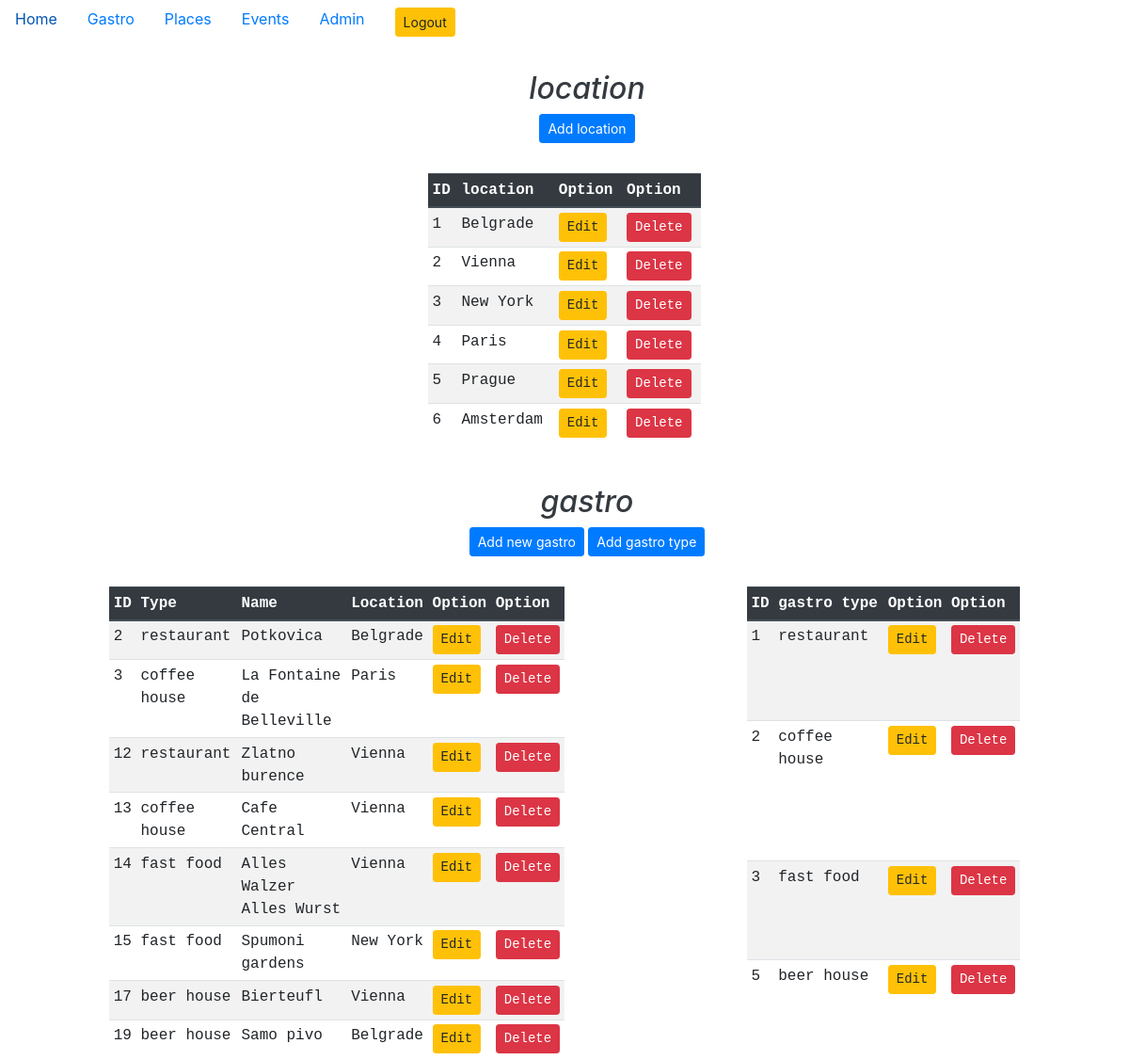
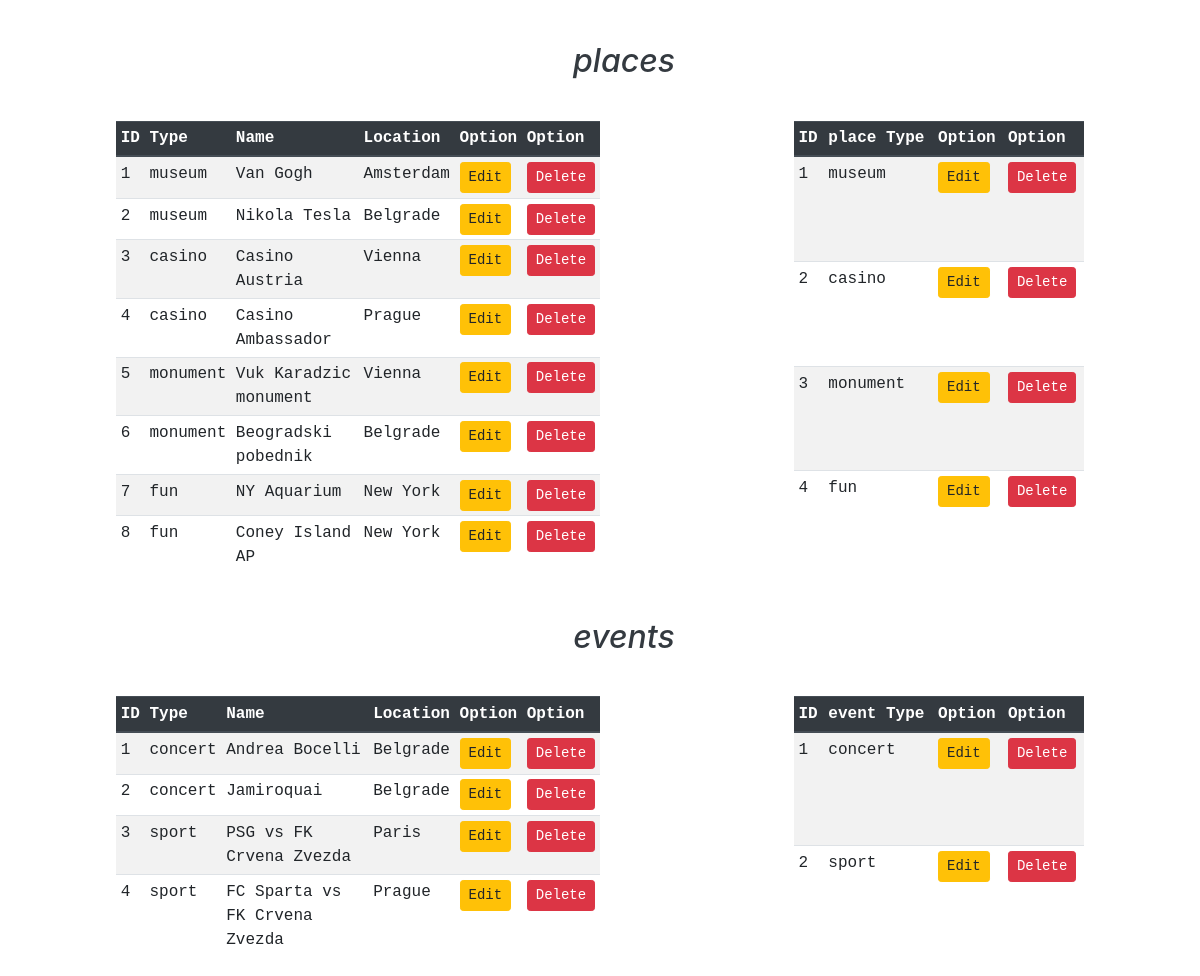
/admin.php (signed in), run on the app's committed database (2 pictures, top to bottom).
### tables this page shows
CREATE TABLE `location` (
  `locationId` smallint(3) NOT NULL,
  `location` varchar(30) DEFAULT NULL
);

CREATE TABLE `gastro` (
  `gastroId` smallint(3) NOT NULL,
  `gastroName` varchar(30) DEFAULT NULL,
  `description` varchar(300) DEFAULT NULL,
  `picture` varchar(200) DEFAULT NULL,
  `address` varchar(50) DEFAULT NULL,
  `phone` varchar(20) NOT NULL,
  `website` varchar(200) DEFAULT NULL,
  `googlemaps` varchar(1000) NOT NULL,
  `FK_location` smallint(3) DEFAULT NULL,
  `FK_gastrotype` smallint(3) DEFAULT NULL
);

CREATE TABLE `gastrotype` (
  `gastroTypeId` smallint(3) NOT NULL,
  `gastroType` varchar(30) DEFAULT NULL
);

CREATE TABLE `places` (
  `placeId` smallint(3) NOT NULL,
  `placeName` varchar(30) DEFAULT NULL,
  `description` varchar(300) DEFAULT NULL,
  `picture` varchar(200) DEFAULT NULL,
  `address` varchar(50) DEFAULT NULL,
  `website` varchar(100) DEFAULT NULL,
  `googlemaps` varchar(1000) NOT NULL,
  `FK_location` smallint(3) DEFAULT NULL,
  `FK_placestype` smallint(3) DEFAULT NULL
);

CREATE TABLE `placestype` (
  `placesTypeId` smallint(3) NOT NULL,
  `placesType` varchar(30) DEFAULT NULL
);

CREATE TABLE `evento` (
  `eventId` smallint(3) NOT NULL,
  `eventName` varchar(30) DEFAULT NULL,
  `description` varchar(300) DEFAULT NULL,
  `picture` varchar(100) DEFAULT NULL,
  `address` varchar(100) DEFAULT NULL,
  `website` varchar(30) DEFAULT NULL,
  `googlemaps` varchar(1000) NOT NULL,
  `eventDate` date DEFAULT NULL,
  `eventTime` time NOT NULL,
  `price` smallint(4) DEFAULT NULL,
  `FK_location` smallint(3) DEFAULT NULL,
  `FK_eventtype` smallint(3) DEFAULT NULL
);

CREATE TABLE `eventtype` (
  `eventtypeId` smallint(3) NOT NULL,
  `eventtype` varchar(30) DEFAULT NULL
);

### admin.php (the view, shortened to what this page needs)
<?php require_once 'actions/db_connect.php'; ?>
<!DOCTYPE html>
<html>
<head>
   <link rel="stylesheet"  href="https://stackpath.bootstrapcdn.com/bootstrap/4.3.1/css/bootstrap.min.css">
  <link rel="stylesheet"  href="https://stackpath.bootstrapcdn.com/bootstrap/4.3.1/css/bootstrap.min.css">
  <link rel="stylesheet" href="https://cdnjs.cloudflare.com/ajax/libs/font-awesome/4.7.0/css/font-awesome.min.css">
</head>
<body>
<nav class="nav">
  <a class="nav-link" href="home.php">Home</a>
  <a class="nav-link" href="gastro.php">Gastro</a>
  <a class="nav-link" href="places.php">Places</a>
  <a class="nav-link" href="events.php">Events</a>
  <a class="nav-link" href="admin.php">Admin</a>
  <a class="nav-link" href= "logout.php?logout"><button class='btn btn-sm btn-warning mb' type="button" >Logout</button></a>
</nav>
<div class="container-fluid">
   <section class="row d-flex justify-content-around m-1">
  <div class="col-12 m-4 text-dark text-center">
      <div class="h2"><em>location</em></div>
      <a href= "b_create.php"><button class='btn btn-sm btn-primary mb' type="button" >Add location</button></a>
  </div>
   <table class="table table-striped table-sm mt-2 col-3">
       <thead class="thead-dark text-monospace">
           <tr>
               <th class="text-monospace" scope="col">ID</th>
               <th class="text-monospace" scope="col">location</th>
               <th class="text-monospace" scope="col">Option</th>
               <th class="text-monospace" scope="col">Option</th>
           </tr>
       </thead>
       <tbody>
            <?php
           $sql = "SELECT * FROM location";
           $result = $connect->query($sql);
            if($result->num_rows > 0) {
                while($row = $result->fetch_assoc()) {
                   echo  "<tr class='text-monospace' scope='row'>
                       <td>".$row['locationId']." </td>
                       <td>".$row['location']." </td>
                       <td>
                          <a href='b_update.php?id=" .$row['locationId']."'>
                           <button class='btn btn-sm btn-warning'type='button'>Edit</button></a>
                        </td>
                        <td>
                           <a href='b_delete.php?id=" .$row['locationId']."'>
                           <button class='btn btn-sm btn-danger'type='button'>Delete</button></a>";
                         }
                       echo "</td>
                   </tr>" ;
               }
            else  {
               echo  "<tr><td colspan='5'><center>No Data Avaliable</center></td></tr>";
           }
            ?>
       </tbody>
   </table>
   </section>
  <section class="row d-flex justify-content-around m-1">
  <div class="col-12 m-4 text-dark text-center">
      <div class="h2"><em>gastro</em></div>
      <a href= "a_create.php"><button class='btn btn-sm btn-primary mb' type="button" >Add new gastro</button></a>
      <a href= "aa_create.php"><button class='btn btn-sm btn-primary mb' type="button" >Add gastro type</button></a>
  </div>
   <table class="table table-striped table-sm mt-2 col-5">
       <thead class="thead-dark text-monospace">
           <tr>
               <th class="text-monospace" scope="col">ID</th>
               <th class="text-monospace" scope="col">Type</th>
               <th class="text-monospace" scope="col">Name</th>
               <th class="text-monospace" scope="col">Location</th>
               <th class="text-monospace" scope="col">Option</th>
               <th class="text-monospace" scope="col">Option</th>
           </tr>
       </thead>
       <tbody>
            <?php
           $sql = "SELECT gastro.gastroId, gastrotype.gastroType, gastro.gastroName, gastro.description, gastro.picture, location.location, gastro.address, gastro.phone, gastro.website
FROM gastro
INNER JOIN location ON gastro.FK_location = location.locationId
INNER JOIN gastrotype ON gastro.FK_gastrotype = gastrotype.gastroTypeId";
           $result = $connect->query($sql);
            if($result->num_rows > 0) {
                while($row = $result->fetch_assoc()) {
                   echo  "<tr class='text-monospace' scope='row'>
                       <td>".$row['gastroId']." </td>
                       <td>".$row['gastroType']." </td>
                       <td>".$row['gastroName']." </td>
                       <td>".$row['location']."</td>
                       <td>
                          <a href='a_update.php?id=" .$row['gastroId']."'>
                           <button class='btn btn-sm btn-warning'type='button'>Edit</button></a>
                        </td>
                        <td>
                           <a href='a_delete.php?id=" .$row['gastroId']."'>
                           <button class='btn btn-sm btn-danger'type='button'>Delete</button></a>";
                         }
                       echo "</td>
                   </tr>" ;
               }
            else  {
               echo  "<tr><td colspan='5'><center>No Data Avaliable</center></td></tr>";
           }
            ?>
       </tbody>
   </table>
   <table class="table table-striped table-sm mt-2 col-3">
       <thead class="thead-dark text-monospace">
           <tr>
               <th class="text-monospace" scope="col">ID</th>
               <th class="text-monospace" scope="col">gastro type</th>
               <th class="text-monospace" scope="col">Option</th>
               <th class="text-monospace" scope="col">Option</th>
           </tr>
       </thead>
       <tbody>
            <?php
           $sql = "SELECT * FROM gastrotype";
           $result = $connect->query($sql);
            if($result->num_rows > 0) {
                while($row = $result->fetch_assoc()) {
                   echo  "<tr class='text-monospace' scope='row'>
                       <td>".$row['gastroTypeId']." </td>
                       <td>".$row['gastroType']." </td>
                       <td>
                          <a href='aa_update.php?id=" .$row['gastroTypeId']."'>
                           <button class='btn btn-sm btn-warning'type='button'>Edit</button></a>
                        </td>
                        <td>
                           <a href='aa_delete.php?id=" .$row['gastroTypeId']."'>
                           <button class='btn btn-sm btn-danger'type='button'>Delete</button></a>";
                         }
                       echo "</td>
                   </tr>" ;
               }
            else  {
               echo  "<tr><td colspan='5'><center>No Data Avaliable</center></td></tr>";
           }
            ?>
       </tbody>
   </table>
</section>
  <section class="row d-flex justify-content-around m-1">
  <div class="col-12 m-4 text-dark text-center">
      <div class="h2"><em>places</em></div>
  </div>
  <table class="table table-striped table-sm mt-2 col-5">
       <thead class="thead-dark text-monospace">
           <tr>
               <th class="text-monospace" scope="col-2">ID</th>
               <th class="text-monospace" scope="col">Type</th>
               <th class="text-monospace" scope="col">Name</th>
               <th class="text-monospace" scope="col">Location</th>
               <th class="text-monospace" scope="col">Option</th>
               <th class="text-monospace" scope="col">Option</th>
           </tr>
       </thead>
       <tbody>
            <?php
           $sql = "SELECT places.placeId, placestype.placesType , places.placeName, places.description, places.picture, location.location, places.address, places.website
FROM places
INNER JOIN location ON places.FK_location = location.locationId
INNER JOIN placestype ON places.FK_placestype = placestype.placesTypeId";
           $result = $connect->query($sql);
            if($result->num_rows > 0) {
                while($row = $result->fetch_assoc()) {
                   echo  "<tr class='text-monospace' scope='row'>
                       <td>".$row['placeId']." </td>
                       <td>".$row['placesType']." </td>
                       <td>".$row['placeName']." </td>
                       <td>".$row['location']."</td>
                       <td>
                          <a href='update.php?id=" .$row['placeId']."'>
                           <button class='btn btn-sm btn-warning'type='button'>Edit</button></a>
                        </td>
                        <td>
                           <a href='actions/delete.php?id=" .$row['placeId']."'>
                           <button class='btn btn-sm btn-danger'type='button'>Delete</button></a>";
                         }
                       echo "</td>
                   </tr>" ;
               }
            else  {
               echo  "<tr><td colspan='5'><center>No Data Avaliable</center></td></tr>";
           }
            ?>
       </tbody>
   </table>
   <table class="table table-striped table-sm mt-2 col-3">
       <thead class="thead-dark text-monospace">
           <tr>
               <th class="text-monospace" scope="col">ID</th>
               <th class="text-monospace" scope="col">place Type</th>
               <th class="text-monospace" scope="col">Option</th>
               <th class="text-monospace" scope="col">Option</th>
           </tr>
       </thead>
       <tbody>
            <?php
           $sql = "SELECT * FROM placestype";
           $result = $connect->query($sql);
            if($result->num_rows > 0) {
                while($row = $result->fetch_assoc()) {
                   echo  "<tr class='text-monospace' scope='row'>
                       <td>".$row['placesTypeId']." </td>
                       <td>".$row['placesType']." </td>
                       <td>
                          <a href='update.php?id=" .$row['placesTypeId']."'>
                           <button class='btn btn-sm btn-warning'type='button'>Edit</button></a>
                        </td>
                        <td>
                           <a href='delete.php?id=" .$row['placesTypeId']."'>
                           <button class='btn btn-sm btn-danger'type='button'>Delete</button></a>";
                         }
                       echo "</td>
                   </tr>" ;
               }
            else  {
               echo  "<tr><td colspan='5'><center>No Data Avaliable</center></td></tr>";
           }
            ?>
       </tbody>
   </table>
  </section>
  <section class="row d-flex justify-content-around m-1">
  <div class="col-12 m-4 text-dark text-center">
      <div class="h2"><em>events</em></div>
  </div>
  <table class="table table-striped table-sm mt-2 col-5">
       <thead class="thead-dark text-monospace">
           <tr>
               <th class="text-monospace" scope="col-2">ID</th>
               <th class="text-monospace" scope="col">Type</th>
               <th class="text-monospace" scope="col">Name</th>
               <th class="text-monospace" scope="col">Location</th>
               <th class="text-monospace" scope="col">Option</th>
               <th class="text-monospace" scope="col">Option</th>
           </tr>
       </thead>
       <tbody>
            <?php
           $sql = "SELECT evento.eventId, eventtype.eventtype, evento.eventName, evento.description, evento.picture, location.location, evento.address, evento.website, evento.eventDate, evento.eventTime, evento.price
FROM evento
INNER JOIN location ON evento.FK_location = location.locationId
INNER JOIN eventtype ON evento.FK_eventtype = eventtype.eventtypeId";
           $result = $connect->query($sql);
            if($result->num_rows > 0) {
                while($row = $result->fetch_assoc()) {
                   echo  "<tr class='text-monospace' scope='row'>
                       <td>".$row['eventId']." </td>
                       <td>".$row['eventtype']." </td>
                       <td>".$row['eventName']." </td>
                       <td>".$row['location']."</td>
                       <td>
                          <a href='admin.php?id=" .$row['eventId']."'>
                           <button class='btn btn-sm btn-warning'type='button'>Edit</button></a>
                        </td>
                        <td>
                           <a href='actions/delete.php?id=" .$row['eventId']."'>
                           <button class='btn btn-sm btn-danger'type='button'>Delete</button></a>";
                         }
                       echo "</td>
                   </tr>" ;
               }
            else  {
               echo  "<tr><td colspan='5'><center>No Data Avaliable</center></td></tr>";
           }
            ?>
       </tbody>
   </table>
   <table class="table table-striped table-sm mt-2 col-3">
       <thead class="thead-dark text-monospace">
           <tr>
               <th class="text-monospace" scope="col">ID</th>
               <th class="text-monospace" scope="col">event Type</th>
               <th class="text-monospace" scope="col">Option</th>
               <th class="text-monospace" scope="col">Option</th>
           </tr>
       </thead>
       <tbody>
            <?php
           $sql = "SELECT * FROM eventtype";
           $result = $connect->query($sql);
            if($result->num_rows > 0) {
                while($row = $result->fetch_assoc()) {
                   echo  "<tr class='text-monospace' scope='row'>
                       <td>".$row['eventtypeId']." </td>
                       <td>".$row['eventtype']." </td>
                       <td>
                          <a href='update.php?id=" .$row['eventtypeId']."'>
                           <button class='btn btn-sm btn-warning'type='button'>Edit</button></a>
                        </td>
                        <td>
                           <a href='delete.php?id=" .$row['eventtypeId']."'>
                           <button class='btn btn-sm btn-danger'type='button'>Delete</button></a>";
                         }
                       echo "</td>
                   </tr>" ;
               }
            else  {
               echo  "<tr><td colspan='5'><center>No Data Avaliable</center></td></tr>";
           }
            ?>
       </tbody>
   </table>
  </section>
</div>
</body>
</html>

### data on the page
location: locationId "1", location "Belgrade"
location: locationId "2", location "Vienna"
location: locationId "3", location "New York"
location: locationId "4", location "Paris"
location: locationId "5", location "Prague"
location: locationId "6", location "Amsterdam"
gastro: gastroId "2", FK_gastrotype.gastroType "restaurant", gastroName "Potkovica", FK_location.location "Belgrade"
gastro: gastroId "3", FK_gastrotype.gastroType "coffee house", gastroName "La Fontaine de Belleville", FK_location.location "Paris"
gastro: gastroId "12", FK_gastrotype.gastroType "restaurant", gastroName "Zlatno burence", FK_location.location "Vienna"
gastro: gastroId "13", FK_gastrotype.gastroType "coffee house", gastroName "Cafe Central", FK_location.location "Vienna"
gastro: gastroId "14", FK_gastrotype.gastroType "fast food", gastroName "Alles Walzer Alles Wurst", FK_location.location "Vienna"
gastro: gastroId "15", FK_gastrotype.gastroType "fast food", gastroName "Spumoni gardens", FK_location.location "New York"
gastro: gastroId "17", FK_gastrotype.gastroType "beer house", gastroName "Bierteufl", FK_location.location "Vienna"
gastro: gastroId "19", FK_gastrotype.gastroType "beer house", gastroName "Samo pivo", FK_location.location "Belgrade"
gastrotype: gastroTypeId "1", gastroType "restaurant"
gastrotype: gastroTypeId "2", gastroType "coffee house"
gastrotype: gastroTypeId "3", gastroType "fast food"
gastrotype: gastroTypeId "5", gastroType "beer house"
places: placeId "1", FK_placestype.placesType "museum", placeName "Van Gogh", FK_location.location "Amsterdam"
places: placeId "2", FK_placestype.placesType "museum", placeName "Nikola Tesla", FK_location.location "Belgrade"
places: placeId "3", FK_placestype.placesType "casino", placeName "Casino Austria", FK_location.location "Vienna"
places: placeId "4", FK_placestype.placesType "casino", placeName "Casino Ambassador", FK_location.location "Prague"
places: placeId "5", FK_placestype.placesType "monument", placeName "Vuk Karadzic monument", FK_location.location "Vienna"
places: placeId "6", FK_placestype.placesType "monument", placeName "Beogradski pobednik", FK_location.location "Belgrade"
places: placeId "7", FK_placestype.placesType "fun", placeName "NY Aquarium", FK_location.location "New York"
places: placeId "8", FK_placestype.placesType "fun", placeName "Coney Island AP", FK_location.location "New York"
placestype: placesTypeId "1", placesType "museum"
placestype: placesTypeId "2", placesType "casino"
placestype: placesTypeId "3", placesType "monument"
placestype: placesTypeId "4", placesType "fun"
evento: eventId "1", FK_eventtype.eventtype "concert", eventName "Andrea Bocelli", FK_location.location "Belgrade"
evento: eventId "2", FK_eventtype.eventtype "concert", eventName "Jamiroquai", FK_location.location "Belgrade"
evento: eventId "3", FK_eventtype.eventtype "sport", eventName "PSG vs FK Crvena Zvezda", FK_location.location "Paris"
evento: eventId "4", FK_eventtype.eventtype "sport", eventName "FC Sparta vs FK Crvena Zvezda", FK_location.location "Prague"
eventtype: eventtypeId "1", eventtype "concert"
eventtype: eventtypeId "2", eventtype "sport"
